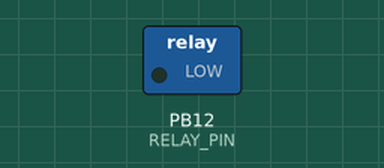
Recording of a sketch running on a simulated STM32 Blue Pill. On the bench: switched loads named in the sketch (green lamp = pin HIGH).

Above: at 1.0 s.
At 3.0 s:
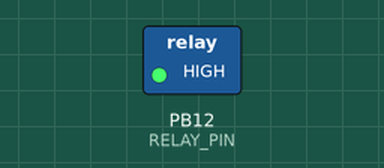
Timing chart, 0 to 5.2 s (numbered marks = the images above):
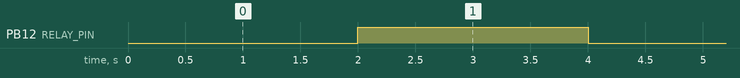

Measured:
- by itself, PB12 (RELAY_PIN): alternates HIGH for 2.0 s and LOW for 2.0 s

The sketch:

relay_2s_on_off.ino
```cpp
/*
 * ============================================================================
 *  SINGLE CHANNEL RELAY — 2 s ON / 2 s OFF  (STM32F103 "Blue Pill")
 * ----------------------------------------------------------------------------
 *  Board      : STM32F103C8T6 Blue Pill (STM32duino Arduino core)
 *  Module     : 1-channel 5 V relay board
 *  Behaviour  : loop forever ->
 *                 relay ON  -> wait 2000 ms
 *                 relay OFF -> wait 2000 ms
 *
 *  Wiring
 *    Relay IN  -> PB12 (change RELAY_PIN below if needed)
 *    Relay VCC -> 5V (external supply, share GND with MCU)
 *    Relay GND -> GND
 *    ⚠ Most cheap relay boards are ACTIVE-LOW (LOW = coil energized).
 * ============================================================================
 */

#define RELAY_PIN        PB12
#define RELAY_ACTIVE_LOW true    // true -> LOW turns relay ON (most boards)

const unsigned long INTERVAL_MS = 2000UL;   // 2 seconds ON and 2 seconds OFF

void setRelay(bool on) {
  digitalWrite(RELAY_PIN, (on ^ RELAY_ACTIVE_LOW) ? HIGH : LOW);
}

void setup() {
  pinMode(RELAY_PIN, OUTPUT);
  setRelay(false);              // load starts OFF
}

void loop() {
  setRelay(true);               // RELAY ON  (2 s)
  delay(INTERVAL_MS);

  setRelay(false);              // RELAY OFF (2 s)
  delay(INTERVAL_MS);
}
```
